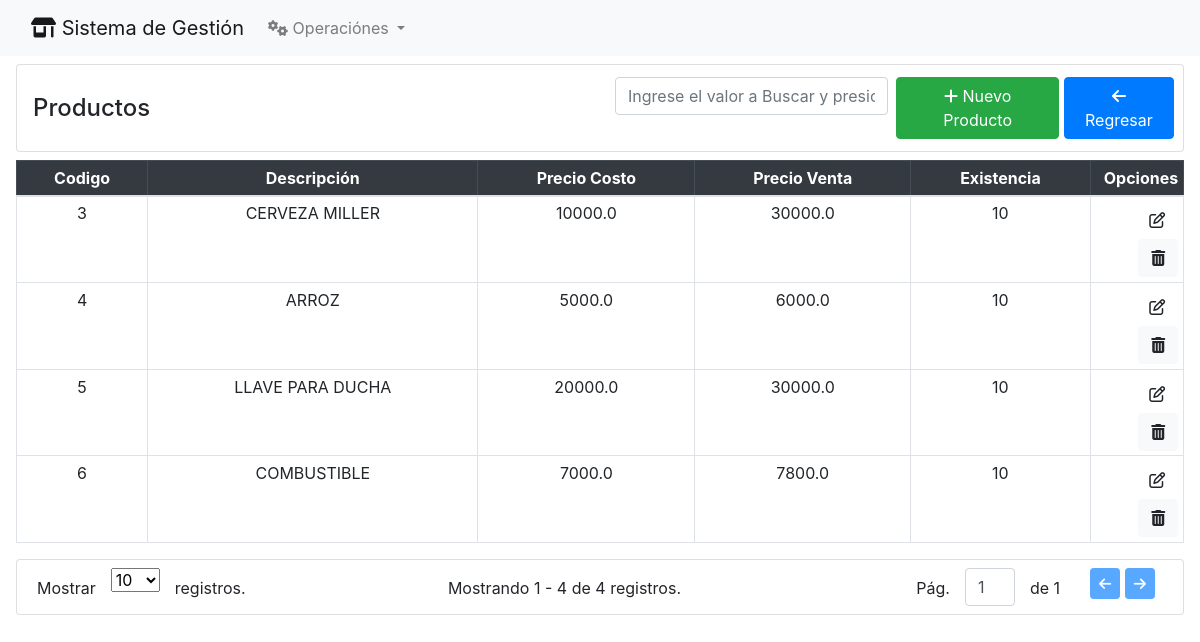
The page /productos on the database its author committed.
### Productos/models.py (models this page shows, shortened)
class Productos(models.Model):
    descripcion =  models.CharField(max_length = 250)
    codigo_barra = models.CharField(max_length = 250, null= True, blank = True)
    codigo_remitido = models.CharField(max_length = 250, null= True, blank = True)
    precio_costo =  models.FloatField()
    precio_venta = models.FloatField()
    precio_mayorista =  models.FloatField()
    existencia = models.IntegerField()
    clasificacion =models.ForeignKey(Clasificaciones, on_delete = models.PROTECT)
    impuesto = models.ForeignKey(Impuestos, on_delete = models.PROTECT)
    unidad_medida =  models.ForeignKey(UnidadMedida, on_delete = models.PROTECT)
    estado = models.IntegerField(default = 1, null= True, blank = True)

### Productos/views.py (the view)
# urls.py: path('', productos_index, name='productos'),
def productos_index(request):
    template_name = 'Productos.html'
    paginate_by = 10
    filter_value = request.GET.get('filter', '').strip()
    paginate_by_param = request.GET.get('paginate_by', paginate_by)
    if filter_value:
        queryset = Productos.objects.filter(
            Q(descripcion__icontains=filter_value),
        )
    else:
        queryset = Productos.objects.filter()
    paginator = Paginator(queryset, per_page=paginate_by_param)
    page = request.GET.get('page')
    blocks = paginator.get_page(page)
    context = {
        'page_obj': blocks,
        'title': 'Productos',
        'filter': filter_value,
    }
    return render(request, template_name, context)

### Productos/templates/Productos.html (shortened to what this page needs)
{% extends 'home.html' %}
{% block content %}
<div class="card pr-2 my-2 mr-3 ml-3 mb-2">
    <div class="card-body pr-2 pl-3 py-1">
        <div class="row align-items-center">
            <div class="col">
                <h4 class="m-0 my-2">{{ title }}</h4>
            </div>
            <div class="col d-flex p-2 justify-content-end">
                <form class="mr-2 w-50" method="get">
                    <input type="text" class="form-control   text-center" name="filter"
                        placeholder="Ingrese el valor a Buscar y presione la tecla Enter">
                </form>
                <a href="{%url 'nuevo_producto'%}" class="btn btn-success"> <i class="fa-solid fa-plus"></i> Nuevo
                    Producto</a>
                <a href="{% url 'home' %}" class="btn btn-primary"> <i class="fa-solid fa-arrow-left"></i> Regresar</a>
            </div>
        </div>
    </div>
</div>
<div class=" pr-3  pl-3 ml-0 mb-2">
    <table class="table table-sm table-bordered">
        <thead class="table-dark ">
            <tr class="text-center">
                <th>Codigo</th>
                <th>Descripci&oacute;n</th>
                <th>Precio Costo</th>
                <th>Precio Venta</th>
                <th>Existencia</th>
                <th style="width: 8%; text-align: right;">Opciones</th>
            </tr>
        </thead>
        <tbody>
            {% for prod in page_obj %}
            <tr class="text-center">
                <td> {{prod.id}} </td>
                <td> {{prod.descripcion}} </td>
                <td> {{prod.precio_costo}} </td>
                <td> {{prod.precio_venta}} </td>
                <td> {{prod.existencia}} </td>
                <td style="text-align: right;">
                    <a href="modificar_producto/{{prod.id}}/" class="btn btn-ligth"><i class="fa-regular fa-pen-to-square"></i></a>
                    <a href="#" class="btn btn-light btn_eliminar" data-bs-toggle="modal" data-bs-target="#exampleModal"
                        data-id="{{prod.id}}">
                        <i class="fa-solid fa-trash-can"></i>
                    </a>
                </td>
            </tr>
            {% endfor %}
        </tbody>
    </table>
</div>
{% include 'paginator.html' %}
{% endblock %}

### rows shown on the page
Productos: id "3", descripcion "CERVEZA MILLER", precio_costo "10000.0", precio_venta "30000.0", existencia "10"
Productos: id "4", descripcion "ARROZ", precio_costo "5000.0", precio_venta "6000.0", existencia "10"
Productos: id "5", descripcion "LLAVE PARA DUCHA", precio_costo "20000.0", precio_venta "30000.0", existencia "10"
Productos: id "6", descripcion "COMBUSTIBLE", precio_costo "7000.0", precio_venta "7800.0", existencia "10"

### other values the page prints
{{ title }} "Productos"
{{ page_obj.start_index }} "1"
{{ page_obj.end_index }} "4"
{{ page_obj.paginator.count }} "4"
{{ page_obj.paginator.num_pages }} "1"
